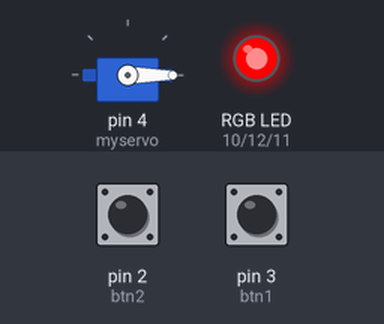
Recording of a sketch running on a simulated Arduino Uno, built with avr-gcc and run on an emulated ATmega328P. Parts: servo, an RGB LED mixed from three pins (HIGH = lit). The test bench sets the inputs (shaded band); at power-on: pin 2 (btn2) LOW, pin 3 (btn1) LOW.

Above: at 1.2 s.
1.3 s: pin 2 (btn2) pulled HIGH for 0.15 s
At 1.7 s:
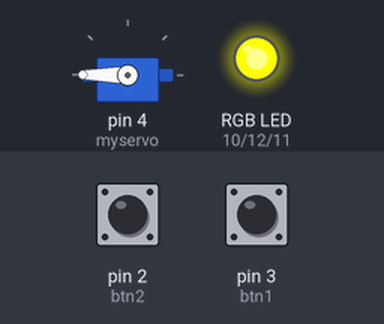
2.9 s: pin 3 (btn1) pulled HIGH for 0.15 s
At 4.1 s:
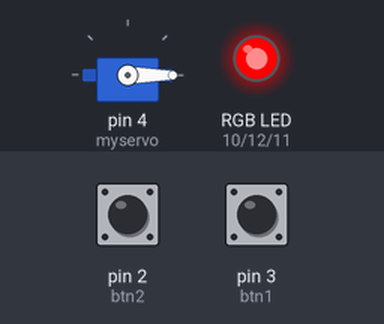
4.5 s: pin 3 (btn1) pulled HIGH for 1 s
At 5.3 s:
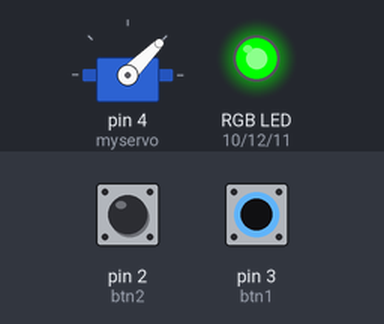
7.0 s: pin 2 (btn2) pulled HIGH for 1 s
At 8.4 s:
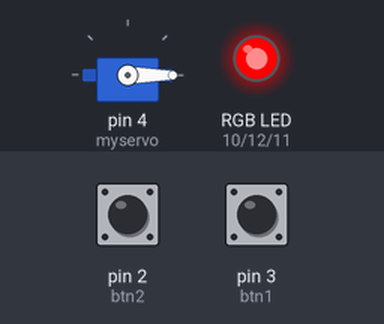
9.5 s: pin 2 (btn2) pulled HIGH for 0.15 s
At 10.3 s:
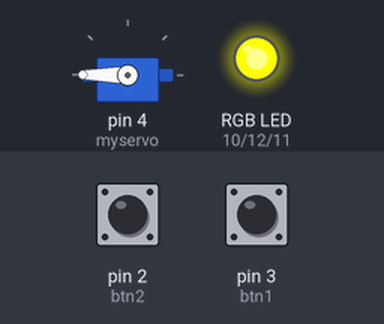
11.1 s: pin 2 (btn2) pulled HIGH for 3.2 s
At 11.5 s:
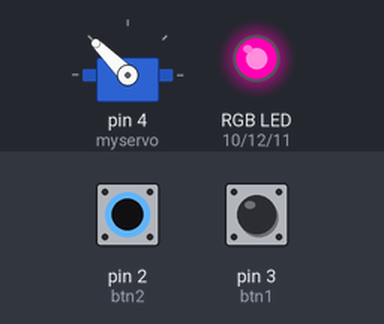
Timing chart, 0 to 14.1 s (numbered marks = the images above; inputs shaded):
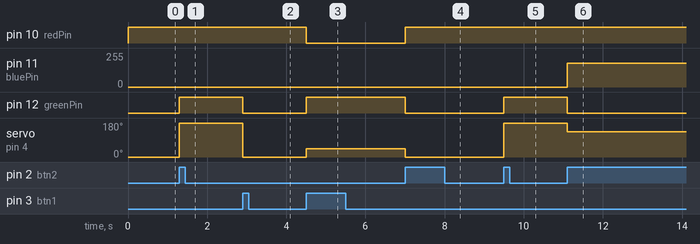

Measured:
- after the input at 1.3 s, pin 12 (greenPin): LOW → HIGH at once; servo on pin 4 (myservo): 0° → 180° at once
- after the input at 2.9 s, pin 12 (greenPin): HIGH → LOW at once; servo on pin 4 (myservo): 180° → 0° at once
- after the input at 4.5 s, pin 10 (redPin): HIGH → LOW at once; pin 12 (greenPin): LOW → HIGH at once; servo on pin 4 (myservo): 0° → 45° at once
- after the input at 7.0 s, pin 10 (redPin): LOW → HIGH at once; pin 12 (greenPin): HIGH → LOW at once; servo on pin 4 (myservo): 45° → 0° at once
- after the input at 9.5 s, pin 12 (greenPin): LOW → HIGH at once; servo on pin 4 (myservo): 0° → 180° at once
- after the input at 11.1 s, pin 11 (bluePin): 0/255 → 180/255 at once; pin 12 (greenPin): HIGH → LOW at once; servo on pin 4 (myservo): 180° → 135° at once

The sketch:

lab9-3.ino
```cpp
// C++
//Name: Jessica Naiara Pereira
//Date: Apr 01, 2023

#include <Servo.h>

#define btn1 3
#define btn2 2

#define bluePin 11
#define redPin 10
#define greenPin 12


Servo myservo;

  // servo angle
  int degree = 0;
  // servo step each click
  int steps = 25;

void setup(){

  Serial.begin(9600);

  myservo.attach(4);

  attachInterrupt(digitalPinToInterrupt(btn1), onClick1, RISING);
  attachInterrupt(digitalPinToInterrupt(btn2), onClick2, RISING);

}


void loop() {

  // servo angle on click position
  myservo.write(degree);
  selectColor(degree);

}

// on click button 1
void onClick1 () {
  degree = myservo.read() + 180 * steps / 100;
  if (degree > 180) {
    degree = 0;
  }
}

// on click button 2
void onClick2 () {
  degree = myservo.read() - 180 * steps / 100;
  if (degree < 0) {
    degree = 180;
  }

}


// chooose LED color
void selectColor (int angle) {

  switch(angle) {
    // red
    case 0:
      ledRGBCode(255,0,0);
      break;
    // green
    case 45:
      ledRGBCode(0,255,0);
      break;
    // blue
    case 90:
      ledRGBCode(0,0,255);
      break;
    // pink
    case 135:
      ledRGBCode(255,105,180);
      break;
    // orange
    case 180:
      ledRGBCode(255,165,0);
      break;
  }
}

// led on using rgb code
void ledRGBCode (int red, int green, int blue){
  analogWrite(redPin, red);
  analogWrite(greenPin, green);
  analogWrite(bluePin, blue);
}

// led off
void ledOff () {
  analogWrite(redPin, LOW);
  analogWrite(bluePin, LOW);
  analogWrite(greenPin, LOW);
}
```
